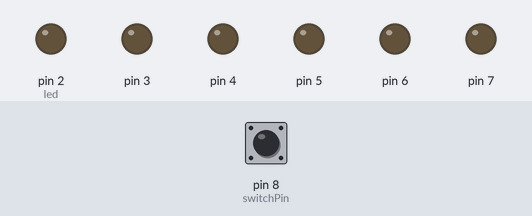
The sketch below on a simulated Arduino Uno, built with avr-gcc and run on an emulated ATmega328P. On the bench: output pins drawn as LEDs (lit = HIGH). The test bench sets the inputs (shaded band); at power-on: pin 8 (switchPin) LOW.

Above: at 0.1 s.
At 60.1 s:
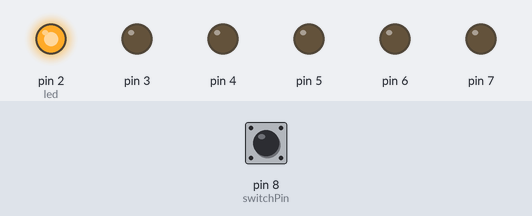
At 120.1 s:
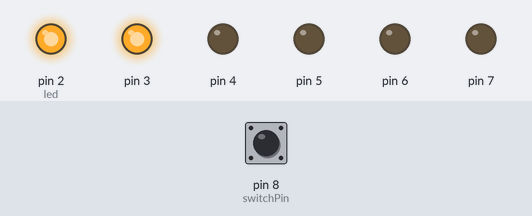
Timing chart, 0 to 121.6 s (numbered marks = the images above):
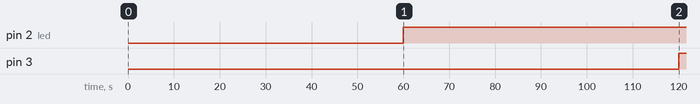

The sketch:

ard_hourglass.ino
```cpp
const int switchPin = 8;
//the time an led was last changed
unsigned long previousTime = 0;
int switchState = 0;
int prevSwitchState = 0;
//for counting which led is next
int led = 2;
//10 minutes = 600,000 ms
long interval = 60000;

void setup() {
  for(int x = 2; x < 8; x++){
    pinMode(x, OUTPUT);
   }
   pinMode(switchPin, INPUT);
}

void loop() {
//  how long the arduino has been running
  unsigned long currentTime = millis();

  if(currentTime - previousTime > interval){
//    I feel like this will be off by a few ms, but we'll see
    previousTime = currentTime;
    digitalWrite(led, HIGH);
    led++;
    if(led == 7){
//       do something
     }

     switchState = digitalRead(switchPin);

//    clock has been turned over - start counting from the start
     if(switchState != prevSwitchState){
      for(int x = 2; x < 8; x++){
        digitalWrite(x, LOW);
       }

      led = 2;
      previousTime = currentTime;
     }

     prevSwitchState = switchState;
  }
}
```

Measured:
- by itself, pin 2 (led): LOW → HIGH at 60.0 s
- by itself, pin 3: LOW → HIGH at 120 s
